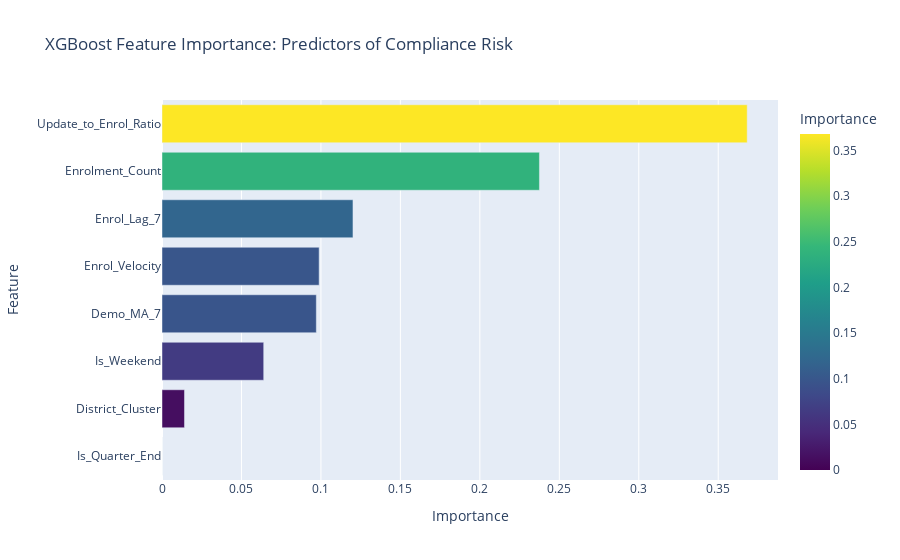

Write notebook code for a chart like this one.
### Markdown cell above
### Feature Importance

### Code cell
# 1. Get Feature Importances
importances = pd.DataFrame({
    'Feature': features,
    'Importance': xgb_model.feature_importances_
}).sort_values('Importance', ascending=True)

# 2. Plot
fig = px.bar(
    importances,
    x='Importance',
    y='Feature',
    orientation='h',
    title='XGBoost Feature Importance: Predictors of Compliance Risk',
    color='Importance',
    color_continuous_scale='Viridis'
)

fig.show()

### Figure 1 — Plotly figure (JSON) as saved in the notebook; plotly's stock layout.template omitted (floating-point values rounded to 4 significant figures)
{"data": [{"hovertemplate": "Importance=%{marker.color}<br>Feature=%{y}<extra></extra>", "legendgroup": "", "marker": {"color": [0.0, 0.01415, 0.064, 0.09711, 0.09888, 0.1202, 0.2375, 0.3682], "coloraxis": "coloraxis", "pattern": {"shape": ""}}, "name": "", "orientation": "h", "showlegend": false, "textposition": "auto", "type": "bar", "x": [0.0, 0.01415, 0.064, 0.09711, 0.09888, 0.1202, 0.2375, 0.3682], "xaxis": "x", "y": ["Is_Quarter_End", "District_Cluster", "Is_Weekend", "Demo_MA_7", "Enrol_Velocity", "Enrol_Lag_7", "Enrolment_Count", "Update_to_Enrol_Ratio"], "yaxis": "y"}], "layout": {"barmode": "relative", "coloraxis": {"colorbar": {"title": {"text": "Importance"}}, "colorscale": [[0, "#440154"], [0.1111, "#482878"], [0.2222, "#3e4989"], [0.3333, "#31688e"], [0.4444, "#26828e"], [0.5556, "#1f9e89"], [0.6667, "#35b779"], [0.7778, "#6ece58"], [0.8889, "#b5de2b"], [1, "#fde725"]]}, "legend": {"tracegroupgap": 0}, "title": {"text": "XGBoost Feature Importance: Predictors of Compliance Risk"}, "xaxis": {"anchor": "y", "domain": [0, 1], "title": {"text": "Importance"}}, "yaxis": {"anchor": "x", "domain": [0, 1], "title": {"text": "Feature"}}}}
